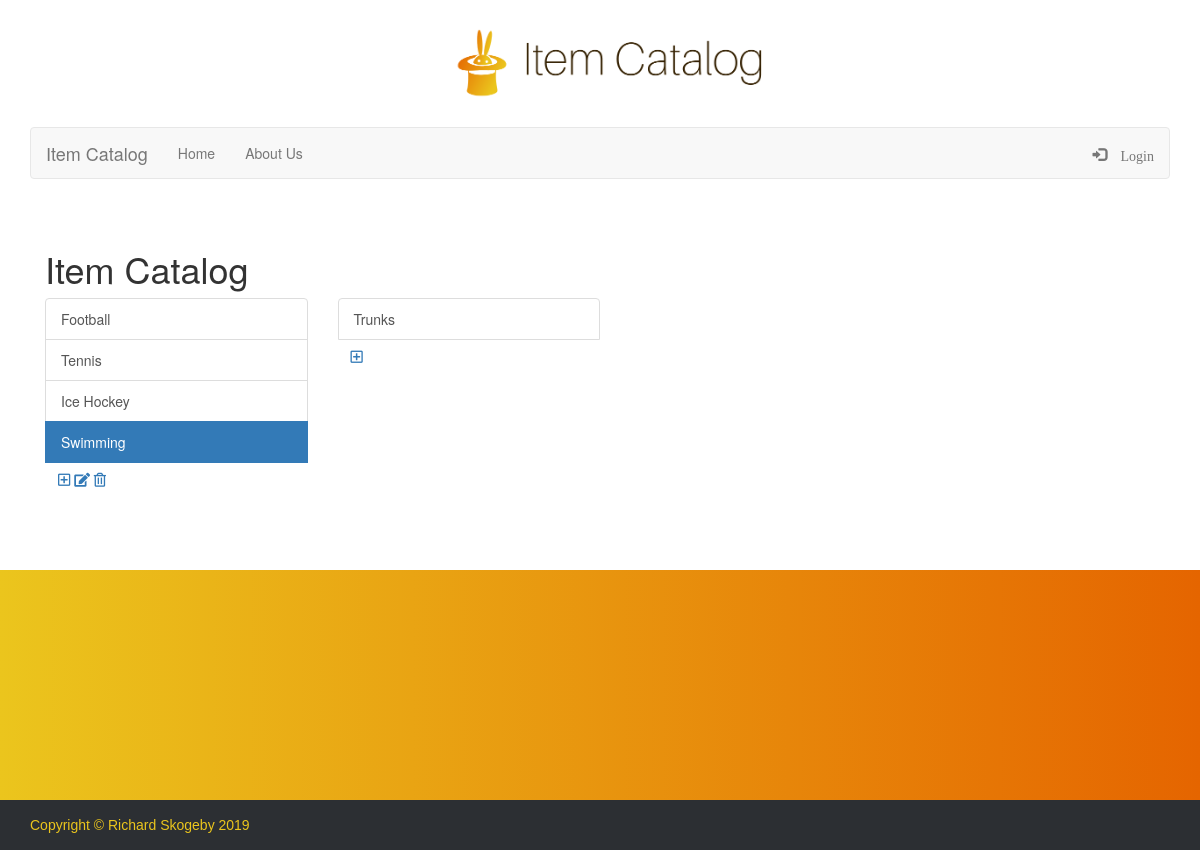
/category/4/, run on an earlier commit of the app's database.
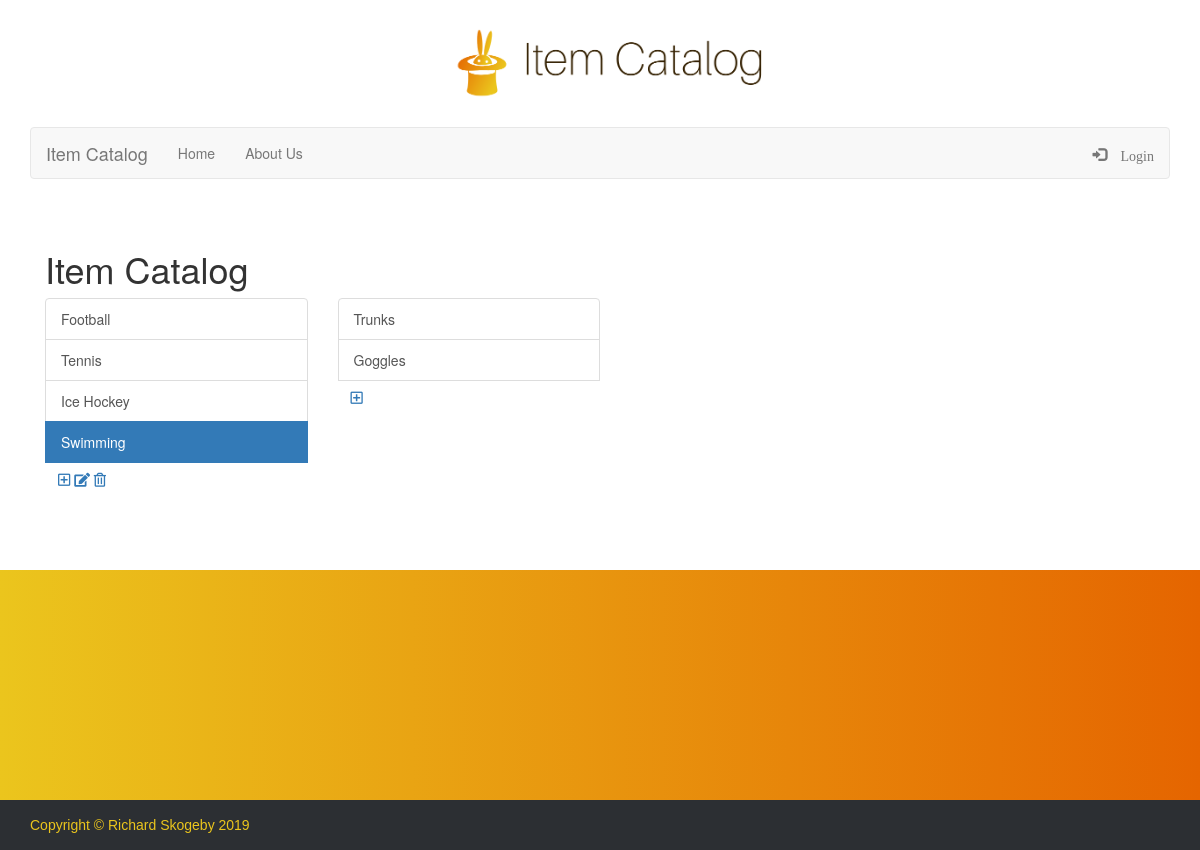
And on a later commit of the database.
### item_catalog/models.py (models this page shows, shortened)
class Category(Base):
    __tablename__ = 'category'
    name = Column(String(80), nullable=False)
    id = Column(Integer, primary_key=True)
    user_id = Column(
        Integer, ForeignKey('user.id')
    )
    user = relationship(User)

class Item(Base):
    __tablename__ = 'item'
    name = Column(String(80), nullable=False)
    description = Column(String(800), nullable=False)
    category_id = Column(Integer, ForeignKey('category.id'))
    category = relationship(Category)
    id = Column(Integer, primary_key=True)
    user_id = Column(
        Integer, ForeignKey('user.id')
    )
    user = relationship(User)

### item_catalog/views.py (the view)
@app.route('/category/<int:categoryid>/')
def showCategory(categoryid):
    categories = session.query(Category).all()
    itemid = None
    items = session.query(Item).filter_by(category_id=categoryid).all()
    return render_template('categorydisplay.html',
        categories=categories, categoryid=categoryid,
        items=items, itemid=itemid,
        login_session=login_session)

### item_catalog/templates/categorydisplay.html (shortened to what this page needs)
{% extends "index.html" %}
{% block snippet %}
<div class="col-lg-3">
<div class="list-group">
      {% for item in items %}
            {% if categoryid != None and itemid != None and categoryid == item.category_id and itemid == item.id %}
                  <a href="{{url_for('showItem', categoryid=item.category_id, itemid=item.id)}}" class="list-group-item active">{{item.name}}</a>
            {% else %}
                  <a href="{{url_for('showItem', categoryid=item.category_id, itemid=item.id)}}" class="list-group-item">{{item.name}}</a>
            {% endif %}
      {% endfor %}
      <div class="btn">
            <a href={{url_for('newItem', categoryid=categoryid)}}>
                  <i class="far fa-plus-square"></i>
      </div>
</div>
</div>
{% endblock %}

### item_catalog/templates/index.html (shortened to what this page needs)
{% extends "main.html" %}
{% block content %}
{% include "header.html" %}
  <div class="container">
    <div class="row">
      <div class="col-lg-3">
        <h1>Item Catalog</h1>
      </div>
    </div>
    <div class="row">
        {% include "categoriesmenu.html" %}
			  {% block snippet %}
			  {% endblock %}
    </div>
  </div>
{% endblock %}

### item_catalog/templates/main.html (shortened to what this page needs)
<!DOCTYPE html>
<html lang="en">
	<head>
		<link href="http://netdna.bootstrapcdn.com/bootstrap/3.1.1/css/bootstrap.min.css" rel='stylesheet'>
		<link rel="stylesheet" href="https://use.fontawesome.com/releases/v5.7.2/css/all.css">
		<link href="{{ url_for('static', filename='css/styles.css') }}" rel='stylesheet' type='text/css'>
	</head>
	<body>
		<div class="container">
			{% block content %}
			{% endblock %}
		</div>
	<div class="footermenu">
		<div class="container">
			<div class="row">
				<div class="col-lg-3">
				</div>
			</div>
		</div>
	</div>
	<footer class="footer">
		<div class="container">
			<div class="row">
				<div class="col-lg-3">
					<p class="text-muted">Copyright &copy; Richard Skogeby 2019</p>
				</div>
			</div>
		</div>
	</footer>
	</body>
</html>

### item_catalog/templates/header.html (shortened to what this page needs)
   <div class="container">
        <div class="col-lg-4 col-lg-offset-4 col-md-4 col-md-offset-4 col-sm-4 col-sm-offset-4 col-xs-4 col-xs-offset-4">
        <a href="{{url_for('index')}}">
          <img src="{{url_for('static', filename='images/bunny.png')}}" style="width:100%; height:100%;">
        </a>
        </div>
      </div>
  <nav class="navbar navbar-default">
  <div class="container-fluid">
    <div class="navbar-header">
      <a class="navbar-brand" href="{{url_for('index')}}">Item Catalog</a>
    </div>
    <ul class="nav navbar-nav">
    {% if request.path == "/" %}
      <li class="active"><a href="{{url_for('index')}}">Home</a></li>
    {% else %}
      <li><a href="{{url_for('index')}}">Home</a></li>
    {% endif %}
    {% if request.path == "/about-us/" %}
      <li class="active"><a href="{{url_for('aboutus')}}">About Us</a></li>
    {% else %}
      <li><a href="{{url_for('aboutus')}}">About Us</a></li>
    {% endif %}
    </ul>
    <ul class="nav navbar-nav navbar-right">
    {% if 'username' in login_session %}
      <li><a href="{{url_for('logout')}}" class="glyphicon glyphicon-log-out"> Logout</a></li>
      {% else %}
        {% if request.path == "/login/" %}
          <li class="active"><a href="{{url_for('login')}}" class="glyphicon glyphicon-log-in"> Login</a></li>
        {% else %}
          <li><a href="{{url_for('login')}}" class="glyphicon glyphicon-log-in"> Login</a></li>
        {% endif %}
    {% endif %}
    </ul>
  </div>
</nav>
<div class='col-lg-12 text-center'>
        <br/>
</div>

### item_catalog/templates/categoriesmenu.html (shortened to what this page needs)
<div class="col-lg-3">
<div class="list-group">
    {% for category in categories %}
        {% if categoryid != None and categoryid == category.id %}
        <a href="{{url_for('showCategory', categoryid=category.id)}}" class="list-group-item active">{{category.name}}</a>
        {% else %}
        <a href="{{url_for('showCategory', categoryid=category.id)}}" class="list-group-item">{{category.name}}</a>
        {% endif %}
    {% endfor %}
    <div class="btn">
        <a href={{url_for('newCategory')}}>
            <i class="far fa-plus-square"></i>
        {% if categoryid != None %}
            <a href={{url_for('editCategory', categoryid=categoryid)}}>
                <i class="fas fa-edit"></i>
            <a href={{url_for('deleteCategory', categoryid=categoryid)}}>
                <i class="far fa-trash-alt"></i>
        {% endif %}
    </div>
</div>
</div>

### item_catalog/static/css/styles.css (style rules this page uses)
html { position: relative; min-height: 100%; }
body > .container { margin-bottom: 330px; }
.footermenu { position: absolute; bottom: 50px; width: 100%; height: 230px; background-image: linear-gradient(to right, #EBC51D , #E56500); }
.footer { position: absolute; bottom: 0; width: 100%; height: 50px; background-color: #2c2f33; }
.container .text-muted { margin: 15px 0; color : #EBC51D; font-family: Arial, Helvetica, sans-serif; }
.form-control, .btn { min-height: 38px; border-radius: 2px; }

What changed in the data, as far as the page shows it:
added Item: name "Goggles"
